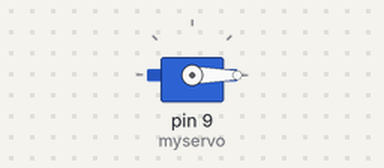
The sketch below on a simulated Arduino Uno, built with avr-gcc and run on an emulated ATmega328P. Shown: servo.

Above: at 0.05 s.
At 3.0 s:
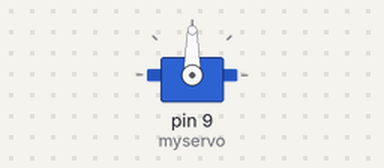
Timing chart, 0 to 6.9 s (numbered marks = the images above):
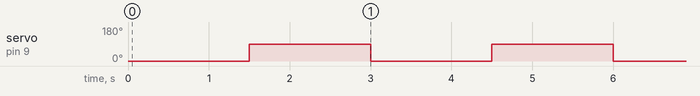

The sketch:

servo_test1.ino
```cpp
//***********************************************************
// サーボモーターを動かすプログラム
//***********************************************************
#include <Servo.h>  //サーボモーター用ライブラリを読み込み
Servo myservo; //サーボ用のオブジェクトを作成
int val; //サーボの角度を格納するための変数
void setup()
{
myservo.attach(9); //デジタル9番ピンをサーボの角度命令出力ピンとして設定
}
void loop()
{
val = 0;
myservo.write(val); //サーボを動かす(0度)
delay(1500);
val = 90;
myservo.write(val); //サーボを動かす(90度)
delay(1500);
}
```

Measured:
- by itself, servo on pin 9 (myservo): alternates 90° for 1.5 s and 0° for 1.5 s
